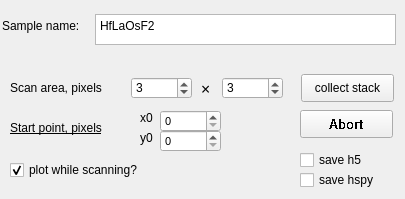
         <widget class="QWidget" name="tab_6">
          <attribute name="title">
           <string>Stack</string>
          </attribute>
          <widget class="QCheckBox" name="checkBox_save_in_hspy_format">
           <property name="geometry">
            <rect>
             <x>300</x>
             <y>170</y>
             <width>91</width>
             <height>20</height>
            </rect>
           </property>
           <property name="text">
            <string>save hspy</string>
           </property>
          </widget>
          <widget class="QLabel" name="label_39">
           <property name="geometry">
            <rect>
             <x>140</x>
             <y>110</y>
             <width>31</width>
             <height>16</height>
            </rect>
           </property>
           <property name="text">
            <string>x0</string>
           </property>
          </widget>
          <widget class="QLabel" name="label_40">
           <property name="geometry">
            <rect>
             <x>140</x>
             <y>130</y>
             <width>31</width>
             <height>16</height>
            </rect>
           </property>
           <property name="text">
            <string>y0</string>
           </property>
          </widget>
          <widget class="QSpinBox" name="spinBox_scan_pixels_j">
           <property name="geometry">
            <rect>
             <x>222</x>
             <y>77</y>
             <width>61</width>
             <height>22</height>
            </rect>
           </property>
           <property name="minimum">
            <number>1</number>
           </property>
           <property name="maximum">
            <number>10000</number>
           </property>
           <property name="value">
            <number>3</number>
           </property>
          </widget>
          <widget class="QSpinBox" name="spinBox_scan_pixels_i">
           <property name="geometry">
            <rect>
             <x>131</x>
             <y>77</y>
             <width>61</width>
             <height>22</height>
            </rect>
           </property>
           <property name="minimum">
            <number>1</number>
           </property>
           <property name="maximum">
            <number>100000</number>
           </property>
           <property name="value">
            <number>3</number>
           </property>
          </widget>
          <widget class="QSpinBox" name="spinBox_x0">
           <property name="geometry">
            <rect>
             <x>160</x>
             <y>110</y>
             <width>61</width>
             <height>22</height>
            </rect>
           </property>
           <property name="font">
            <font>
             <pointsize>8</pointsize>
            </font>
           </property>
           <property name="maximum">
            <number>5000</number>
           </property>
          </widget>
          <widget class="QSpinBox" name="spinBox_y0">
           <property name="geometry">
            <rect>
             <x>160</x>
             <y>130</y>
             <width>61</width>
             <height>22</height>
            </rect>
           </property>
           <property name="font">
            <font>
             <pointsize>8</pointsize>
            </font>
           </property>
           <property name="maximum">
            <number>5000</number>
           </property>
          </widget>
          <widget class="QPushButton" name="pushButton_abort_stack_collection">
           <property name="geometry">
            <rect>
             <x>300</x>
             <y>110</y>
             <width>93</width>
             <height>28</height>
            </rect>
           </property>
           <property name="font">
            <font>
             <family>Arial</family>
             <pointsize>10</pointsize>
             <weight>75</weight>
             <bold>true</bold>
             <stylestrategy>NoAntialias</stylestrategy>
            </font>
           </property>
           <property name="text">
            <string>Abort</string>
           </property>
          </widget>
          <widget class="QPlainTextEdit" name="plainTextEdit_sample_name">
           <property name="geometry">
            <rect>
             <x>95</x>
             <y>14</y>
             <width>301</width>
             <height>31</height>
            </rect>
           </property>
           <property name="plainText">
            <string>HfLaOsF2</string>
           </property>
          </widget>
          <widget class="QLabel" name="label_6">
           <property name="geometry">
            <rect>
             <x>10</x>
             <y>80</y>
             <width>111</width>
             <height>16</height>
            </rect>
           </property>
           <property name="text">
            <string>Scan area, pixels</string>
           </property>
          </widget>
          <widget class="QCheckBox" name="checkBox_save_in_h5_format">
           <property name="geometry">
            <rect>
             <x>300</x>
             <y>150</y>
             <width>81</width>
             <height>20</height>
            </rect>
           </property>
           <property name="text">
            <string>save h5</string>
           </property>
          </widget>
          <widget class="QLabel" name="label_7">
           <property name="geometry">
            <rect>
             <x>201</x>
             <y>80</y>
             <width>20</width>
             <height>16</height>
            </rect>
           </property>
           <property name="font">
            <font>
             <family>Arial Black</family>
             <pointsize>12</pointsize>
            </font>
           </property>
           <property name="text">
            <string>×</string>
           </property>
          </widget>
          <widget class="QLabel" name="label_5">
           <property name="geometry">
            <rect>
             <x>2</x>
             <y>18</y>
             <width>91</width>
             <height>16</height>
            </rect>
           </property>
           <property name="text">
            <string>Sample name:</string>
           </property>
          </widget>
          <widget class="QPushButton" name="pushButton_collect_stack">
           <property name="geometry">
            <rect>
             <x>301</x>
             <y>74</y>
             <width>93</width>
             <height>28</height>
            </rect>
           </property>
           <property name="text">
            <string>collect stack</string>
           </property>
          </widget>
          <widget class="QLabel" name="label_38">
           <property name="geometry">
            <rect>
             <x>10</x>
             <y>120</y>
             <width>121</width>
             <height>16</height>
            </rect>
           </property>
           <property name="font">
            <font>
             <underline>true</underline>
            </font>
           </property>
           <property name="text">
            <string>Start point, pixels</string>
           </property>
          </widget>
          <widget class="QLabel" name="label_current_i">
           <property name="geometry">
            <rect>
             <x>130</x>
             <y>60</y>
             <width>61</width>
             <height>16</height>
            </rect>
           </property>
           <property name="text">
            <string/>
           </property>
          </widget>
          <widget class="QLabel" name="label_current_j">
           <property name="geometry">
            <rect>
             <x>220</x>
             <y>60</y>
             <width>61</width>
             <height>16</height>
            </rect>
           </property>
           <property name="text">
            <string/>
           </property>
          </widget>
          <widget class="QCheckBox" name="checkBox_plot_while_scanning">
           <property name="geometry">
            <rect>
             <x>10</x>
             <y>160</y>
             <width>161</width>
             <height>20</height>
            </rect>
           </property>
           <property name="text">
            <string>plot while scanning?</string>
           </property>
           <property name="checked">
            <bool>true</bool>
           </property>
          </widget>
         </widget>
